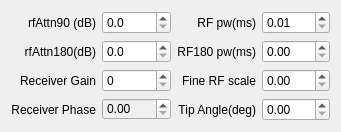
    <widget class="QWidget" name="layoutWidget">
     <property name="geometry">
      <rect>
       <x>265</x>
       <y>325</y>
       <width>341</width>
       <height>92</height>
      </rect>
     </property>
     <layout class="QGridLayout" name="gridLayout_3">
      <item row="2" column="1">
       <widget class="QSpinBox" name="spboxReceiverGain">
        <property name="toolTip">
         <string>Sets receiver gain: max signal &lt;14 bits</string>
        </property>
        <property name="maximum">
         <number>10000</number>
        </property>
       </widget>
      </item>
      <item row="0" column="2">
       <widget class="QLabel" name="lleRFPulseWidth">
        <property name="text">
         <string>RF pw(ms)</string>
        </property>
        <property name="alignment">
         <set>Qt::AlignRight|Qt::AlignTrailing|Qt::AlignVCenter</set>
        </property>
       </widget>
      </item>
      <item row="2" column="2">
       <widget class="QLabel" name="label_151">
        <property name="toolTip">
         <string>Scaling factor on RF amplitude to obtain correct tip angles</string>
        </property>
        <property name="text">
         <string>Fine RF scale</string>
        </property>
        <property name="alignment">
         <set>Qt::AlignRight|Qt::AlignTrailing|Qt::AlignVCenter</set>
        </property>
       </widget>
      </item>
      <item row="1" column="1">
       <widget class="QDoubleSpinBox" name="dspboxRFAttn180">
        <property name="decimals">
         <number>1</number>
        </property>
        <property name="minimum">
         <double>0.000000000000000</double>
        </property>
        <property name="value">
         <double>0.000000000000000</double>
        </property>
       </widget>
      </item>
      <item row="3" column="0">
       <widget class="QLabel" name="label_36">
        <property name="text">
         <string>Receiver Phase</string>
        </property>
        <property name="alignment">
         <set>Qt::AlignRight|Qt::AlignTrailing|Qt::AlignVCenter</set>
        </property>
       </widget>
      </item>
      <item row="3" column="3">
       <widget class="QDoubleSpinBox" name="dspTipAngle"/>
      </item>
      <item row="0" column="1">
       <widget class="QDoubleSpinBox" name="dspboxRFAttn90">
        <property name="toolTip">
         <string>RF attenuation required for a 90 deg pulse</string>
        </property>
        <property name="decimals">
         <number>1</number>
        </property>
       </widget>
      </item>
      <item row="2" column="0">
       <widget class="QLabel" name="label_20">
        <property name="text">
         <string>Receiver Gain</string>
        </property>
        <property name="alignment">
         <set>Qt::AlignRight|Qt::AlignTrailing|Qt::AlignVCenter</set>
        </property>
       </widget>
      </item>
      <item row="1" column="0">
       <widget class="QLabel" name="label_19">
        <property name="text">
         <string>rfAttn180(dB)</string>
        </property>
        <property name="alignment">
         <set>Qt::AlignRight|Qt::AlignTrailing|Qt::AlignVCenter</set>
        </property>
       </widget>
      </item>
      <item row="1" column="3">
       <widget class="QDoubleSpinBox" name="dspboxRFpw180">
        <property name="toolTip">
         <string>RF pulse width for 180 refocus pulses</string>
        </property>
       </widget>
      </item>
      <item row="2" column="3">
       <widget class="QDoubleSpinBox" name="dsbRFPowerDerating">
        <property name="toolTip">
         <string>Scale factor to do fine adjust on the RF transmit power</string>
        </property>
       </widget>
      </item>
      <item row="0" column="3">
       <widget class="QDoubleSpinBox" name="dspboxRFpw">
        <property name="toolTip">
         <string>RF pulse width for excitation pulse</string>
        </property>
        <property name="minimum">
         <double>0.010000000000000</double>
        </property>
        <property name="maximum">
         <double>20.000000000000000</double>
        </property>
       </widget>
      </item>
      <item row="1" column="2">
       <widget class="QLabel" name="label_194">
        <property name="text">
         <string>RF180 pw(ms)</string>
        </property>
        <property name="alignment">
         <set>Qt::AlignRight|Qt::AlignTrailing|Qt::AlignVCenter</set>
        </property>
       </widget>
      </item>
      <item row="3" column="1">
       <widget class="QDoubleSpinBox" name="dspboxReceiverPhase">
        <property name="styleSheet">
         <string notr="true">background-color: rgb(240, 240, 240);</string>
        </property>
       </widget>
      </item>
      <item row="0" column="0">
       <widget class="QLabel" name="label_18">
        <property name="text">
         <string>rfAttn90 (dB)</string>
        </property>
        <property name="alignment">
         <set>Qt::AlignRight|Qt::AlignTrailing|Qt::AlignVCenter</set>
        </property>
       </widget>
      </item>
      <item row="3" column="2">
       <widget class="QLabel" name="label_21">
        <property name="text">
         <string>Tip Angle(deg)</string>
        </property>
        <property name="alignment">
         <set>Qt::AlignRight|Qt::AlignTrailing|Qt::AlignVCenter</set>
        </property>
       </widget>
      </item>
     </layout>
    </widget>
